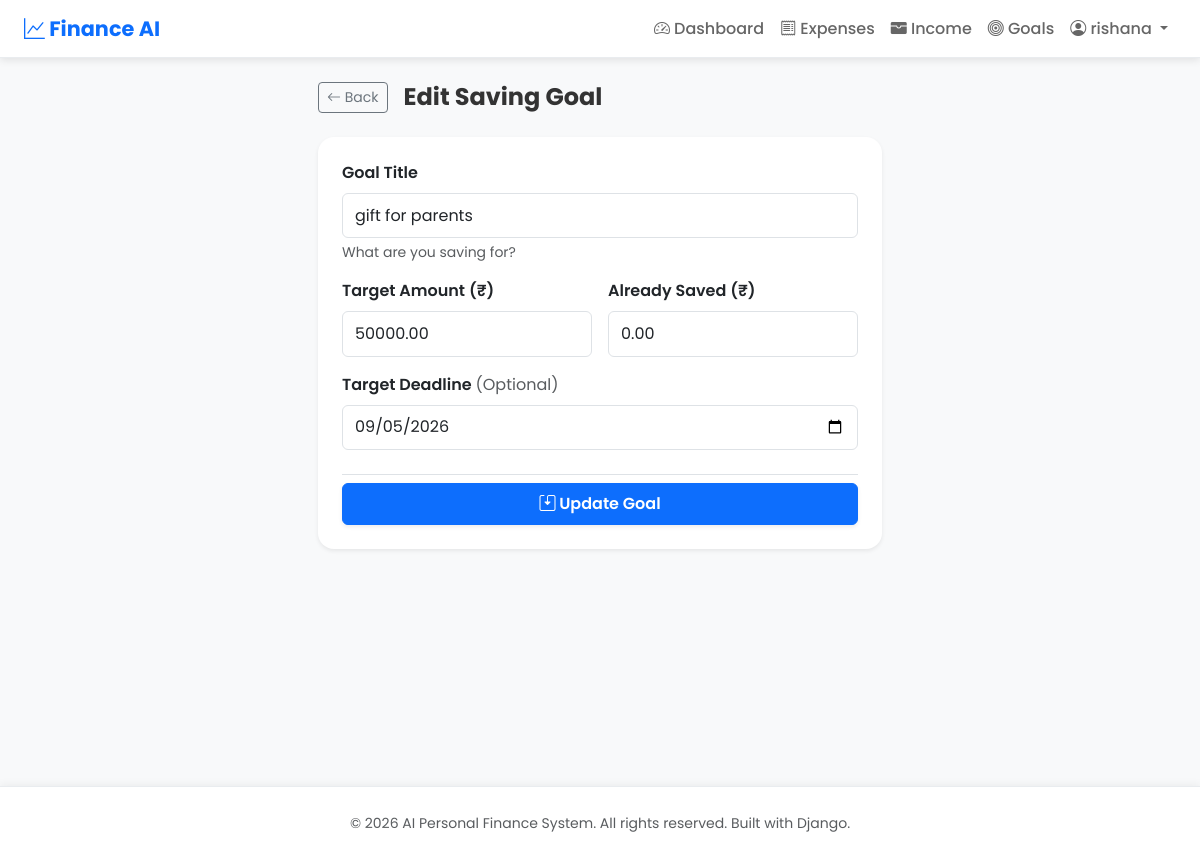
Screenshot of /saving-goals/3/edit/ (signed in) with the database file from the repository.
### expenses/models.py (models this page shows, shortened)
class SavingGoal(models.Model):
    user = models.ForeignKey(User, on_delete=models.CASCADE, related_name='saving_goals')
    title = models.CharField(max_length=100)
    target_amount = models.DecimalField(
        max_digits=12,
        decimal_places=2,
        validators=[MinValueValidator(Decimal('0.01'))]
    )
    saved_amount = models.DecimalField(
        max_digits=12,
        decimal_places=2,
        default=Decimal('0.00'),
        validators=[MinValueValidator(Decimal('0.00'))]
    )
    deadline = models.DateField(null=True, blank=True)
    created_at = models.DateTimeField(auto_now_add=True)
    class Meta:
        ordering = ['-deadline', '-created_at']

### expenses/views.py (the view)
# urls.py: path('saving-goals/<int:pk>/edit/', views.edit_saving_goal, name='edit_saving_goal'),
@login_required
@user_passes_test(is_regular_user, redirect_field_name=None)
def edit_saving_goal(request, pk: int):
	goal = get_object_or_404(SavingGoal, pk=pk, user=request.user)
	if request.method == 'POST':
		form = SavingGoalForm(request.POST, instance=goal)
		if form.is_valid():
			form.save()
			messages.success(request, 'Saving Goal updated successfully!')
			return redirect('dashboard')
		messages.error(request, 'Please correct the errors below.')
	else:
		form = SavingGoalForm(instance=goal)
	return render(request, 'add_saving_goal.html', {'form': form, 'is_edit': True})

### expenses/views.py (called while the page is built)
def is_regular_user(user):
	return not (user.is_staff or user.is_superuser)

### expenses/templates/add_saving_goal.html (shortened to what this page needs)
{% extends 'base.html' %}
{% block content %}
<div class="row justify-content-center">
    <div class="col-md-8 col-lg-6">
        <div class="d-flex align-items-center mb-4">
            <a href="{% url 'dashboard' %}" class="btn btn-sm btn-outline-secondary me-3">
                <i class="bi bi-arrow-left"></i> Back
            </a>
            <h2 class="h4 mb-0 fw-bold">{% if is_edit %}Edit Saving Goal{% else %}New Saving Goal{% endif %}</h2>
        </div>
        <div class="card shadow-sm border-0" style="border-radius: 16px;">
            <div class="card-body p-4">
                <form method="post" novalidate>
                    <div class="mb-3">
                        <label for="{{ form.title.id_for_label }}" class="form-label fw-semibold">Goal Title</label>
                        {{ form.title }}
                        <div class="form-text">What are you saving for?</div>
                    </div>
                    <div class="row g-3 mb-3">
                        <div class="col-sm-6">
                            <label for="{{ form.target_amount.id_for_label }}" class="form-label fw-semibold">Target
                                Amount (₹)</label>
                            {{ form.target_amount }}
                        </div>
                        <div class="col-sm-6">
                            <label for="{{ form.saved_amount.id_for_label }}" class="form-label fw-semibold">Already
                                Saved (₹)</label>
                            {{ form.saved_amount }}
                        </div>
                    </div>
                    <div class="mb-4">
                        <label for="{{ form.deadline.id_for_label }}" class="form-label fw-semibold">Target Deadline
                            <span class="text-muted fw-normal">(Optional)</span></label>
                        {{ form.deadline }}
                    </div>
                    <div class="d-grid gap-2 mt-4 pt-2 border-top">
                        <button type="submit" class="btn btn-primary py-2 fw-semibold shadow-sm">
                            <i class="bi bi-save2"></i> {% if is_edit %}Update Goal{% else %}Save Goal{% endif %}
                        </button>
                    </div>
                </form>
            </div>
        </div>
    </div>
</div>
{% endblock %}

### expenses/templates/base.html (shortened to what this page needs)
<!DOCTYPE html>
<html lang="en">
<head>
  <link href="https://cdn.jsdelivr.net/npm/bootstrap@5.3.3/dist/css/bootstrap.min.css" rel="stylesheet" />
  <link href="https://cdn.jsdelivr.net/npm/bootstrap-icons@1.11.1/font/bootstrap-icons.css" rel="stylesheet" />
</head>
<body>
  <nav class="navbar navbar-expand-lg sticky-top">
    <div class="container-fluid ps-4 pe-4">
      <a class="navbar-brand" href="/"><i class="bi bi-graph-up"></i> Finance AI</a>
      <div class="collapse navbar-collapse" id="navbarNav">
        <ul class="navbar-nav ms-auto">
          {% if user.is_authenticated %}
          {% if user.is_staff and user.is_superuser %}
          <li class="nav-item"><a class="nav-link active" href="/admin-panel/"><i class="bi bi-shield-lock"></i> Admin
              Dashboard</a></li>
          <li class="nav-item"><a class="nav-link" href="/admin-panel/users/"><i class="bi bi-people"></i> Manage
              Users</a></li>
          <li class="nav-item"><a class="nav-link" href="/admin-panel/reports/"><i class="bi bi-file-earmark-pdf"></i>
              Reports</a></li>
          {% else %}
          <li class="nav-item"><a class="nav-link" href="/"><i class="bi bi-speedometer2"></i> Dashboard</a></li>
          <li class="nav-item"><a class="nav-link" href="/expenses/"><i class="bi bi-receipt"></i> Expenses</a></li>
          <li class="nav-item"><a class="nav-link" href="/income/"><i class="bi bi-wallet-fill"></i> Income</a></li>
          <li class="nav-item"><a class="nav-link" href="/saving-goals/"><i class="bi bi-bullseye"></i> Goals</a></li>
          {% endif %}
          <li class="nav-item dropdown">
            <a class="nav-link dropdown-toggle" href="#" role="button" data-bs-toggle="dropdown" aria-expanded="false">
              <i class="bi bi-person-circle"></i> {{ user.username }}
            </a>
          </li>
          {% else %}
          <li class="nav-item"><a class="nav-link" href="/login/"><i class="bi bi-box-arrow-in-right"></i> Login</a>
          </li>
          <li class="nav-item"><a class="btn btn-primary btn-sm ms-2" href="/register/">Sign Up</a></li>
          {% endif %}
        </ul>
      </div>
    </div>
  </nav>
  <main class="container-fluid ps-4 pe-4 py-4">
    {% block content %}{% endblock %}
  </main>
  <footer class="mt-5 py-4 text-center text-muted">
    <p class="mb-0"><small>&copy; 2026 AI Personal Finance System. All rights reserved. Built with Django.</small></p>
  </footer>
</body>
</html>

### expenses/templates/base.html (style rules this page uses)
:root { --bs-primary: #0d6efd; --bs-success: #198754; --bs-light: #f8f9fa; --color-shadow: 0 2px 8px rgba(0, 0, 0, 0.1); }
body { font-family: 'Poppins', sans-serif; background-color: #f8f9fa; color: #333; }
.navbar { background: white; box-shadow: var(--color-shadow); border-bottom: 1px solid #e9ecef; }
.navbar-brand { font-weight: 700; font-size: 1.3rem; color: #0d6efd !important; }
.nav-link { color: #666 !important; font-weight: 500; transition: color 0.2s; }
.card { border: none; box-shadow: var(--color-shadow); border-radius: 10px; }
main { min-height: 85vh; }
footer { background-color: white; border-top: 1px solid #e9ecef; box-shadow: 0 -2px 8px rgba(0, 0, 0, 0.05); }

### rows the page displays
SavingGoal: title "gift for parents", target_amount "50000.00", saved_amount "0.00", deadline "09/05/2026"

### other values shown
{{ user.username }} "rishana"
